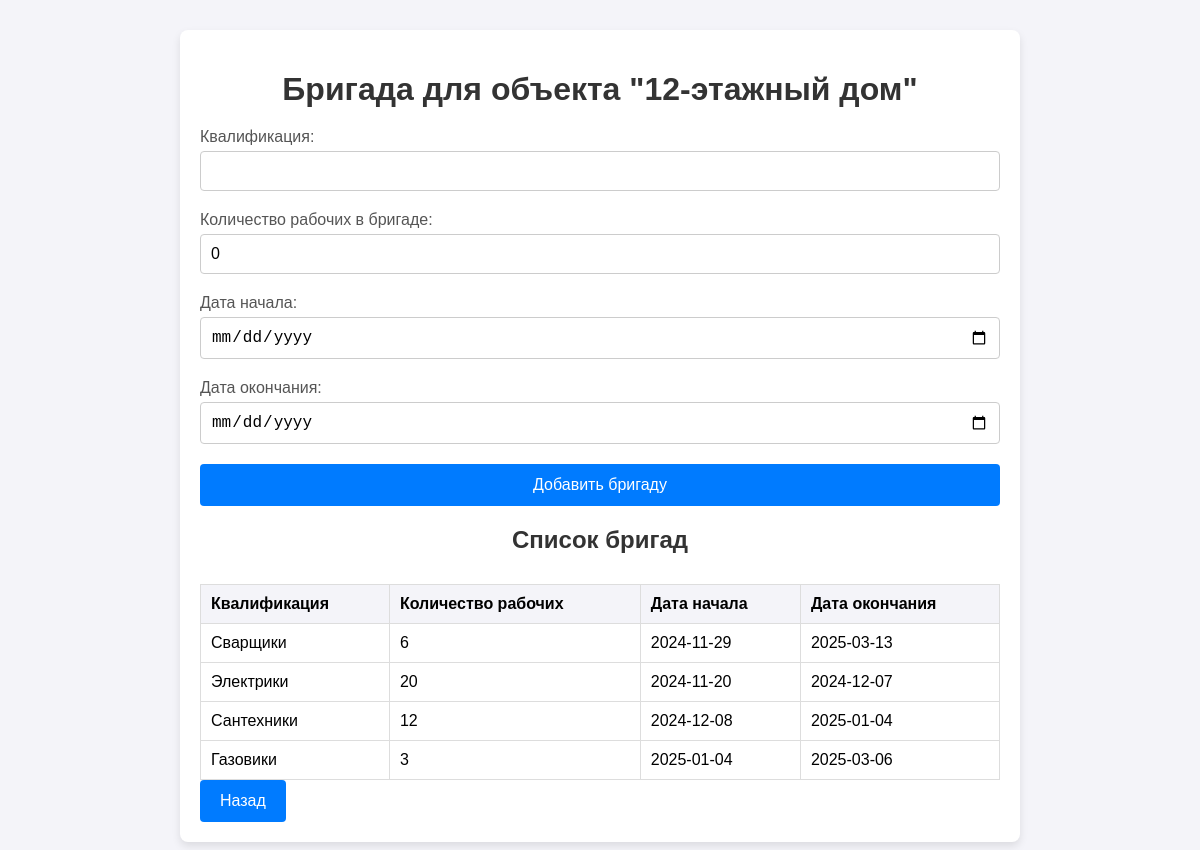
Page /workforce/1 (signed in) on the committed database.
### tables this page shows
CREATE TABLE construction_objects (
                id INTEGER PRIMARY KEY AUTOINCREMENT,
                name TEXT NOT NULL,
                address TEXT NOT NULL,
                deadline TEXT NOT NULL,
                status TEXT NOT NULL
            );

CREATE TABLE workforce (
                id INTEGER PRIMARY KEY AUTOINCREMENT,
                object_id INTEGER NOT NULL,
                kval TEXT NOT NULL,
                workers INTEGER NOT NULL,
                start_date TEXT NOT NULL,
                end_date TEXT NOT NULL,
                FOREIGN KEY (object_id) REFERENCES construction_objects (id) ON DELETE CASCADE
            );

### main.py (the view, shortened to what this page needs)
@app.route("/workforce/<int:object_id>", methods=["GET", "POST"])
@login_required
def manage_workforce(object_id):
    obj = ConstructionObjectTable.get_by_id(object_id)
    workforces = WorkforceTable.get_by_id(object_id)  # Получаем все бригады для объекта
    return render_template("manage_workforce.html", obj=obj, workforces=workforces)

### active_record.py (called while the page is built)
    @staticmethod
    def connect():
        conn = sqlite3.connect(DB_PATH)
        conn.row_factory = sqlite3.Row
        return conn

    @staticmethod
    def from_row(row):
        return ConstructionObject(
            id=row["id"], name=row["name"], address=row["address"],
            deadline=row["deadline"], status=row["status"]
        )

    @staticmethod
    def get_by_id(object_id):
        conn = ConstructionObject.connect()
        cursor = conn.cursor()
        cursor.execute("SELECT * FROM construction_objects WHERE id = ?", (object_id,))
        row = cursor.fetchone()
        conn.close()
        return ConstructionObject.from_row(row) if row else None

    @staticmethod
    def from_row(row):
        return Workforce(
            id=row["id"], object_id=row["object_id"], kval=row["kval"],
            workers=row["workers"], start_date=row["start_date"], end_date=row["end_date"]
        )

    @staticmethod
    def get_by_id(workforce_id):
        conn = Workforce.connect()
        cursor = conn.cursor()
        cursor.execute("SELECT * FROM workforce WHERE object_id = ?", (workforce_id,))
        rows = cursor.fetchall()
        conn.close()
        return [Workforce.from_row(row) for row in rows]

    @staticmethod
    def from_row(row):
        if len(row) == 4:
            return User(
                id=row[0],
                username=row[1],
                password=row[2],
                desc=row[3]
            )
        return None

    @classmethod
    def get_by_id(cls, user_id):
        conn = User.connect()
        cursor = conn.cursor()
        cursor.execute("SELECT * FROM users WHERE id = ?", (user_id,))
        row = cursor.fetchone()
        conn.close()
        return User.from_row(row) if row else None

### main.py (called while the page is built)
@login_manager.user_loader
def load_user(user_id):
    return UserTable.get_by_id(user_id)

### table_module.py (called while the page is built)
    @staticmethod
    def get_by_id(object_id):
        return ConstructionObject.get_by_id(object_id)

    @staticmethod
    def get_by_id(object_id):
        return Workforce.get_by_id(object_id)

    @staticmethod
    def get_by_id(user_id):
        return User.get_by_id(user_id)

### templates/manage_workforce.html (shortened to what this page needs)
<!DOCTYPE html>
<html lang="ru">
<head>
</head>
<body>
    <div class="container">
        <h1>Бригада для объекта "{{ obj.name }}"</h1>
        <form method="POST">
            <div class="form-group">
                <label for="kval">Квалификация:</label>
                <input type="text" id="kval" name="kval" value="{{ workforce.kval if workforce else '' }}" required>
            </div>
            <div class="form-group">
                <label for="workers">Количество рабочих в бригаде:</label>
                <input type="number" id="workers" name="workers" value="{{ workforce.workers if workforce else 0 }}" required>
            </div>
            <div class="form-group">
                <label for="start_date">Дата начала:</label>
                <input type="date" id="start_date" name="start_date" value="{{ workforce.start_date if workforce else '' }}" required>
            </div>
            <div class="form-group">
                <label for="end_date">Дата окончания:</label>
                <input type="date" id="end_date" name="end_date" value="{{ workforce.end_date if workforce else '' }}" required>
            </div>
            <button type="submit">Добавить бригаду</button>
        </form>
        <h2>Список бригад</h2>
        <table>
            <thead>
                <tr>
                    <th>Квалификация</th>
                    <th>Количество рабочих</th>
                    <th>Дата начала</th>
                    <th>Дата окончания</th>
                </tr>
            </thead>
            <tbody>
                {% for workforce in workforces %}
                <tr>
                    <td>{{ workforce.kval }}</td>
                    <td>{{ workforce.workers }}</td>
                    <td>{{ workforce.start_date }}</td>
                    <td>{{ workforce.end_date }}</td>
                </tr>
                {% endfor %}
            </tbody>
        </table>
        <button onclick="window.location.href='{{ url_for('index') }}'">Назад</button>
    </div>
</body>
</html>

### templates/manage_workforce.html (style rules this page uses)
body { font-family: Arial, sans-serif; background-color: #f4f4f9; margin: 0; padding: 0; }
.container { max-width: 800px; margin: 30px auto; background-color: #ffffff; padding: 20px; border-radius: 8px; box-shadow: 0 4px 8px rgba(0, 0, 0, 0.1); }
h1, h2 { text-align: center; color: #333; margin-bottom: 20px; }
form { display: grid; grid-gap: 20px; }
label { font-size: 16px; color: #555; }
input[type="number"], input[type="text"], input[type="date"] { width: 100%; padding: 10px; font-size: 16px; border: 1px solid #ccc; border-radius: 4px; box-sizing: border-box; }
button { background-color: #007BFF; color: #ffffff; border: none; padding: 12px 20px; font-size: 16px; border-radius: 4px; cursor: pointer; transition: background-color 0.3s; }
.form-group { display: flex; flex-direction: column; }
.form-group input { margin-top: 5px; }
table { width: 100%; margin-top: 30px; border-collapse: collapse; }
table th, table td { padding: 10px; text-align: left; border: 1px solid #ddd; }
table th { background-color: #f4f4f9; }
table td { background-color: #ffffff; }

### rows in the picture
construction_objects: name "12-этажный дом"
workforce: kval "Сварщики", workers "6", start_date "2024-11-29", end_date "2025-03-13"
workforce: kval "Электрики", workers "20", start_date "2024-11-20", end_date "2024-12-07"
workforce: kval "Сантехники", workers "12", start_date "2024-12-08", end_date "2025-01-04"
workforce: kval "Газовики", workers "3", start_date "2025-01-04", end_date "2025-03-06"
